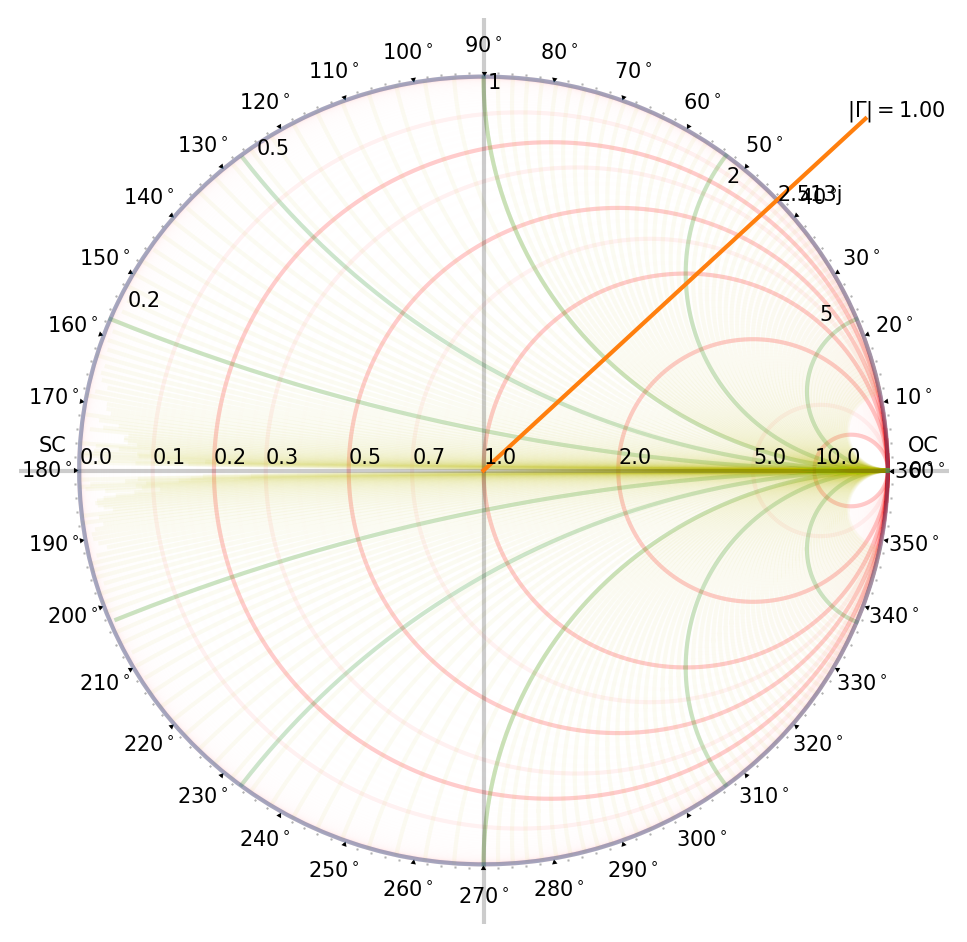

The script that saved this image:
from smith_chart import plot_smith
from pylab import *

plot_smith()


Z = (2.513j)

G = (Z-1)/(Z+1)
plot(real(G),imag(G),'bo')

# marker of load impedance
text(real(G),imag(G),Z)


text(0.9,0.9,r'$|\Gamma|=%0.2f$'%abs(G))
# G - circle
theta = linspace(0,2*pi,128)
plot(abs(G) * cos(theta),abs(G)*sin(theta),alpha=0.4)

#line along Impedance
amp = linspace(0,1.3,128)
plot(amp*cos(angle(G)),amp*sin(angle(G)))

L = 0.1 # lambda (6/30)  *  (lambda/2)
# travel towards load
#phi = linspace(0,-L,64)*4*pi
#for p in phi:
#    plot(abs(G) * cos(-p+angle(G)),abs(G)*sin(-p+angle(G)),marker='o',c='m',markersize=6,alpha=0.2)


# Line to the Load
#amp = linspace(0,1.3,128)
#plot(amp*cos(angle(G)+4*pi*L),amp*sin(angle(G)+4*pi*L),c='m',alpha=0.6)



savefig('Q22.png',dpi=150,bbox_inches='tight')
show()
